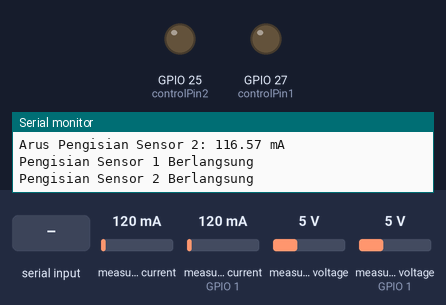
The program below on a simulated ESP32. Parts: output pins drawn as LEDs (lit = HIGH), the last lines printed to the serial monitor. The inputs (shaded band) are chosen by the test bench; at power-on: measured current 120 mA, measured current (sensor on GPIO 1) 120 mA, measured voltage 5 V, measured voltage (sensor on GPIO 1) 5 V.

Above: at 1.2 s.
1.3 s: "1\n" received over Serial
At 3.2 s:
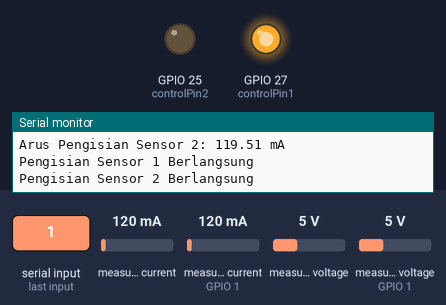
3.5 s: "3\n" received over Serial
At 4.9 s:
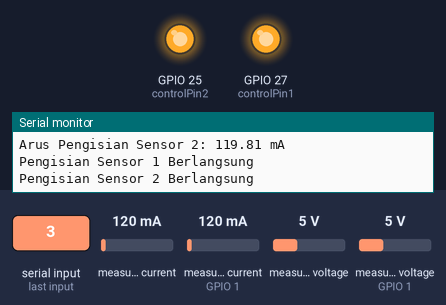
5.5 s: "2\n" received over Serial
At 6.5 s:
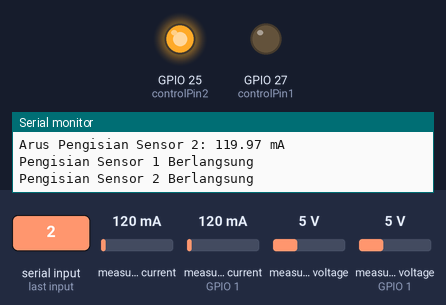
7.6 s: "4\n" received over Serial
At 9.3 s:
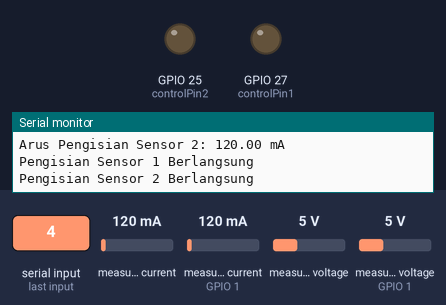
Timing chart, 0 to 10.6 s (numbered marks = the images above; inputs shaded):
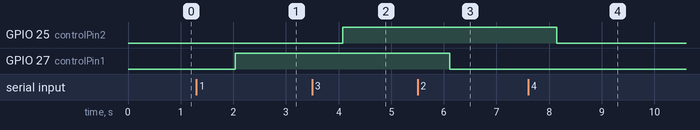

Measured:
- after the input at 1.3 s, GPIO 27 (controlPin1): LOW → HIGH after 0.74 s
- after the input at 3.5 s, GPIO 25 (controlPin2): LOW → HIGH after 0.57 s
- after the input at 5.5 s, GPIO 27 (controlPin1): HIGH → LOW after 0.61 s
- after the input at 7.6 s, GPIO 25 (controlPin2): HIGH → LOW after 0.55 s

The program:

main.cpp
```cpp
#include <Wire.h>
#include <Adafruit_INA219.h>

// Inisialisasi sensor INA219 dengan alamat I2C yang berbeda
Adafruit_INA219 ina219_1(0x40);  // Sensor pertama, alamat I2C default
Adafruit_INA219 ina219_2(0x41);  // Sensor kedua, alamat I2C yang diubah

// Kalman Filter untuk Tegangan dan Arus
class Kalman {
public:
    Kalman() {
        Q = 0.1f;  // Proses noise covariance
        R = 0.1f;  // Measurement noise covariance
        P = 1.0f;  // Error covariance
        K = 0.0f;  // Kalman gain
        X = 0.0f;  // Estimasi awal
    }

    float getEstimate(float measurement) {
        // Prediksi
        P = P + Q;

        // Kalman Gain
        K = P / (P + R);

        // Update
        X = X + K * (measurement - X);

        // Update error covariance
        P = (1 - K) * P;

        return X;
    }

private:
    float Q, R, P, K, X;
};

// Inisialisasi Kalman Filter untuk tegangan dan arus
Kalman kalmanVoltage1;
Kalman kalmanCurrent1;
Kalman kalmanVoltage2;
Kalman kalmanCurrent2;

const int controlPin1 = 27;  // Pin kontrol pengisian untuk sensor 1 (HIGH/LOW)
const int controlPin2 = 25;  // Pin kontrol pengisian untuk sensor 2 (HIGH/LOW)

void setup() {
    // Memulai komunikasi serial
    Serial.begin(115200);

    // Mengatur pin kontrol sebagai output
    pinMode(controlPin1, OUTPUT);
    pinMode(controlPin2, OUTPUT);

    // Inisialisasi INA219 pertama
    if (!ina219_1.begin()) {
        Serial.println("Gagal menemukan INA219_1!");
        while (1);  // Jika sensor tidak ditemukan, berhenti di sini
    }

    // Inisialisasi INA219 kedua
    if (!ina219_2.begin()) {
        Serial.println("Gagal menemukan INA219_2!");
        while (1);  // Jika sensor tidak ditemukan, berhenti di sini
    }

    Serial.println("INA219 siap!");
    Serial.println("Masukkan 'HIGH' atau 'LOW' untuk mengontrol pengisian (sensor 1 atau sensor 2):");
}

void loop() {
    // Mengecek input dari Serial Monitor untuk kontrol charging pada sensor 1
    if (Serial.available() > 0) {
        String input = Serial.readStringUntil('\n');  // Membaca input hingga newline

        if (input == "1") {
            digitalWrite(controlPin1, HIGH);  // Mengaktifkan pengisian untuk sensor 1
            Serial.println("Pengisian Sensor 1 Aktif");
        } else if (input == "2") {
            digitalWrite(controlPin1, LOW);  // Memutuskan pengisian untuk sensor 1
            Serial.println("Pengisian Sensor 1 Diputuskan");
        } else if (input == "3") {
            digitalWrite(controlPin2, HIGH);  // Mengaktifkan pengisian untuk sensor 2
            Serial.println("Pengisian Sensor 2 Aktif");
        } else if (input == "4") {
            digitalWrite(controlPin2, LOW);  // Memutuskan pengisian untuk sensor 2
            Serial.println("Pengisian Sensor 2 Diputuskan");
        } else {
            Serial.println("Input tidak valid. Masukkan 'HIGH', 'LOW', 'HIGH2' atau 'LOW2'");
        }
    }

    // Membaca tegangan dan arus dari INA219 pertama
    float busVoltage1 = ina219_1.getBusVoltage_V();
    float current1 = ina219_1.getCurrent_mA();

    // Membaca tegangan dan arus dari INA219 kedua
    float busVoltage2 = ina219_2.getBusVoltage_V();
    float current2 = ina219_2.getCurrent_mA();

    // Menyaring nilai tegangan dan arus dengan Kalman Filter untuk sensor 1
    float filteredVoltage1 = kalmanVoltage1.getEstimate(busVoltage1);
    float filteredCurrent1 = kalmanCurrent1.getEstimate(current1);

    // Menyaring nilai tegangan dan arus dengan Kalman Filter untuk sensor 2
    float filteredVoltage2 = kalmanVoltage2.getEstimate(busVoltage2);
    float filteredCurrent2 = kalmanCurrent2.getEstimate(current2);

    // Menampilkan tegangan dan arus yang sudah difilter di Serial Monitor
    Serial.print("Tegangan Baterai Sensor 1: ");
    Serial.print(filteredVoltage1);
    Serial.println(" V");

    Serial.print("Arus Pengisian Sensor 1: ");
    Serial.print(filteredCurrent1);
    Serial.println(" mA");

    Serial.print("Tegangan Baterai Sensor 2: ");
    Serial.print(filteredVoltage2);
    Serial.println(" V");

    Serial.print("Arus Pengisian Sensor 2: ");
    Serial.print(filteredCurrent2);
    Serial.println(" mA");

    // Menentukan apakah pengisian aktif atau tidak untuk sensor 1
    if (filteredCurrent1 > 0) {
        Serial.println("Pengisian Sensor 1 Berlangsung");
    } else {
        Serial.println("Tidak ada Pengisian Sensor 1");
    }

    // Menentukan apakah pengisian aktif atau tidak untuk sensor 2
    if (filteredCurrent2 > 0) {
        Serial.println("Pengisian Sensor 2 Berlangsung");
    } else {
        Serial.println("Tidak ada Pengisian Sensor 2");
    }

    // Memberikan jeda 1 detik sebelum pembacaan berikutnya
    delay(1000);
}
```
